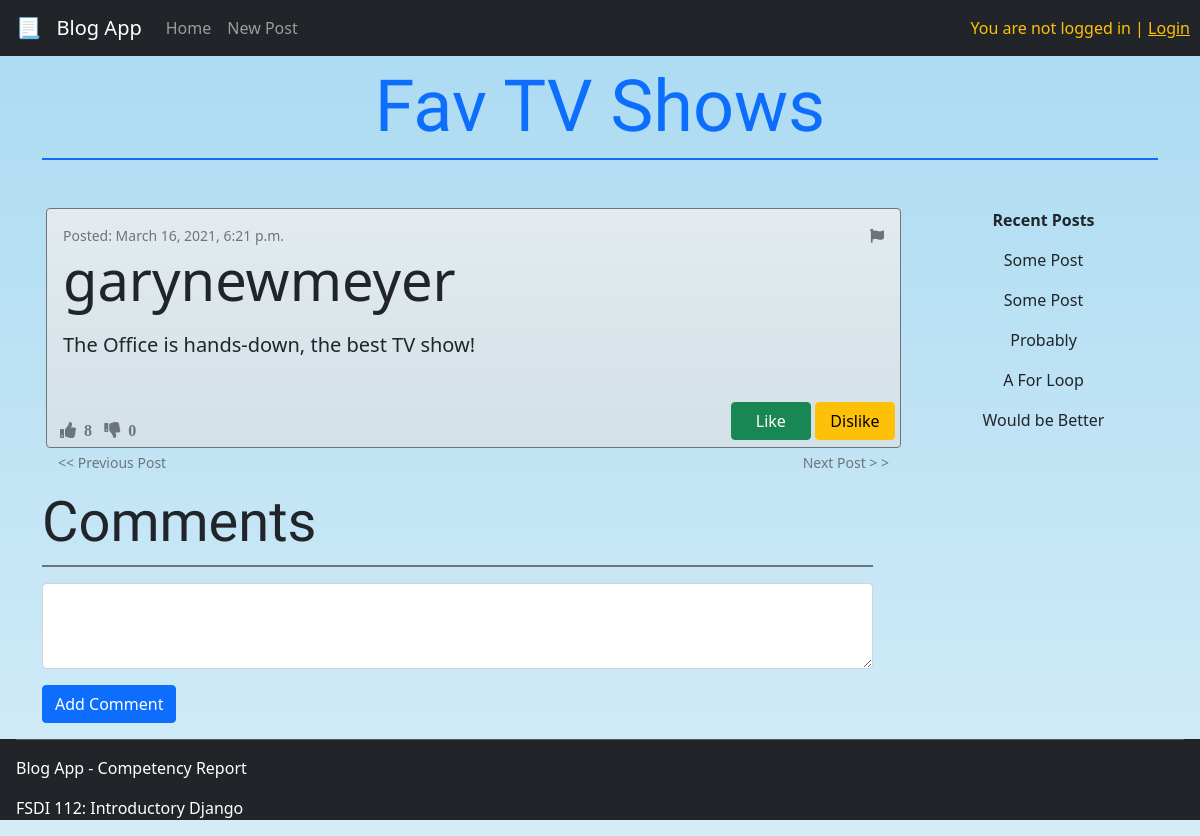
Before: /post/1 with the older database file.
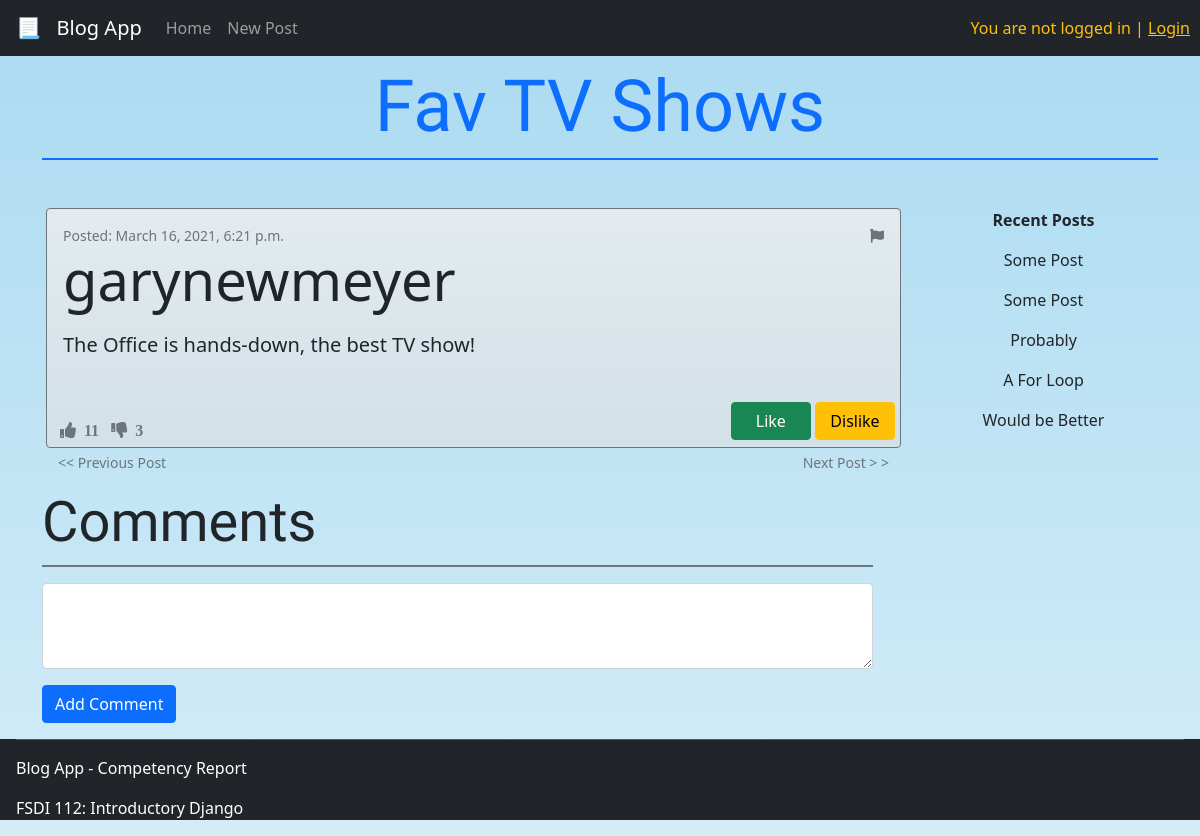
After: the same page with the newer database file.
### blog/models.py (models this page shows, shortened)
class Post(models.Model):
    title = models.CharField(max_length=200)
    author = models.ForeignKey('auth.User', on_delete=models.CASCADE)
    body = models.TextField()
    likes = models.IntegerField(default=0)
    dislikes = models.IntegerField(default=0)
    flagged = models.BooleanField(default=False)
    created_at = models.DateTimeField(auto_now_add=True)

### blog/views.py (the view)
# urls.py: path("post/<int:pk>", BlogDetailView.as_view(), name="one_post"),
class BlogDetailView(DetailView):
    model = Post
    template_name = 'one_post.html'

### blog/templates/one_post.html (shortened to what this page needs)
{% extends "base.html" %}
{% block content %}
<div class="container pt-3">
    <h1 class="display-2 mt-5 text-primary text-center g-font">{{post.title}}</h1>
    <div class="divider border border-primary"></div>
    <div class="row">
        <div id="post-detail" class="col-9 border border-secondary rounded mt-5 p-3 mx-3 position-relative">
            <div class="d-flex justify-content-between">
                <small class="text-muted">Posted: {{post.created_at}}</small>
                <small><i class="fas fa-flag text-muted" onclick="btnFlag('{{post.id}}')"></i></small>
            </div>
            <h1 class="display-4">{{post.author}}</h1>
            <blockquote class="blockquote">
                <p class="mt-3">{{post.body}}</p>
            </blockquote>
            <div class="d-flex justify-content-between fixed-bottom" id="post-detail-btns">
                <div class="mt-3 px-2">
                    <i id="likes-{{post.id}}" class="fas fa-thumbs-up text-muted">&nbsp {{post.likes}} &nbsp</i>
                    <i id="dislikes-{{post.id}}" class="fas fa-thumbs-down text-muted">&nbsp {{post.dislikes}} &nbsp</i>
                </div>
                <div class="edit-like-btns">
                    <button onclick="btnLike('{{post.id}}')" class="btn btn-small btn-success">Like</button>
                    <button onclick="btnDislike('{{post.id}}')" class="btn btn-small btn-warning">Dislike</button>
                </div>
            </div>
        </div>
        <div class="col text-center mt-5">
            <strong>Recent Posts</strong><br>
            <p class="mt-3">Some Post</p>
            <p class="mt-3">Some Post</p>
            <p class="mt-3">Probably</p>
            <p class="mt-3">A For Loop</p>
            <p class="mt-3">Would be Better</p>
        </div>
    </div>
    <div class="row mt-1">
        <div class="d-flex justify-content-between col-9 mx-3">
            <small><a class="text-decoration-none text-muted" href="/post/{{post.id}}/previous">&lt;&lt; Previous Post</a></small>
            <small><a class="text-decoration-none text-muted" href="/post/{{post.id}}/next">Next Post &gt; &gt;</a></small>
        </div>
    </div>
    <div class="comments row">
        <div class="col-9">
            <h1 class="display-4 g-font mt-3">Comments</h1>
            <div class="divider border border-secondary"></div>
            <textarea class="form-control mt-3" id="exampleFormControlTextarea1" rows="3"></textarea>
            <button class="btn btn-primary mt-3">Add Comment</button>
        </div>
    </div>
</div>
{% endblock content %}

Changed rows visible on the page:
changed Post "Fav TV Shows": likes "8" → "11"; dislikes "0" → "3"
